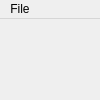
<?xml version="1.0" encoding="UTF-8"?>
<ui version="4.0">
 <class>QtEmu</class>
 <widget class="QMainWindow" name="QtEmu">
  <property name="geometry">
   <rect>
    <x>0</x>
    <y>0</y>
    <width>100</width>
    <height>100</height>
   </rect>
  </property>
  <property name="sizePolicy">
   <sizepolicy hsizetype="Preferred" vsizetype="Preferred">
    <horstretch>0</horstretch>
    <verstretch>0</verstretch>
   </sizepolicy>
  </property>
  <property name="windowTitle">
   <string>QtEmu</string>
  </property>
  <widget class="QWidget" name="centralWidget">
   <property name="sizePolicy">
    <sizepolicy hsizetype="Preferred" vsizetype="Preferred">
     <horstretch>0</horstretch>
     <verstretch>0</verstretch>
    </sizepolicy>
   </property>
   <layout class="QGridLayout" name="gridLayout">
    <property name="leftMargin">
     <number>0</number>
    </property>
    <property name="topMargin">
     <number>0</number>
    </property>
    <property name="rightMargin">
     <number>0</number>
    </property>
    <property name="bottomMargin">
     <number>0</number>
    </property>
    <property name="spacing">
     <number>0</number>
    </property>
    <item row="0" column="0">
     <widget class="QLabel" name="screen">
      <property name="sizePolicy">
       <sizepolicy hsizetype="Fixed" vsizetype="Fixed">
        <horstretch>0</horstretch>
        <verstretch>0</verstretch>
       </sizepolicy>
      </property>
      <property name="autoFillBackground">
       <bool>false</bool>
      </property>
      <property name="styleSheet">
       <string notr="true"/>
      </property>
      <property name="text">
       <string/>
      </property>
     </widget>
    </item>
   </layout>
  </widget>
  <widget class="QMenuBar" name="menuBar">
   <property name="geometry">
    <rect>
     <x>0</x>
     <y>0</y>
     <width>100</width>
     <height>20</height>
    </rect>
   </property>
   <property name="sizePolicy">
    <sizepolicy hsizetype="MinimumExpanding" vsizetype="Minimum">
     <horstretch>0</horstretch>
     <verstretch>0</verstretch>
    </sizepolicy>
   </property>
   <widget class="QMenu" name="menuFile">
    <property name="title">
     <string>File</string>
    </property>
    <addaction name="actionLoad_ROM"/>
   </widget>
   <addaction name="menuFile"/>
  </widget>
  <action name="actionLoad_ROM">
   <property name="text">
    <string>Load ROM</string>
   </property>
  </action>
 </widget>
 <layoutdefault spacing="6" margin="11"/>
 <resources/>
 <connections/>
</ui>
